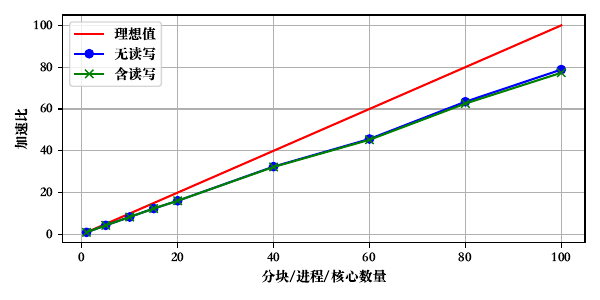

The Python source for this figure:
#!/usr/bin/env python3

import numpy as np
from matplotlib import pyplot as plt
plt.rcParams['font.sans-serif'] = ['Songti SC']

def S(seconds):
  return seconds[0] / seconds

def E(seconds, n_cores):
  return S(seconds) / n_cores

if __name__ == '__main__':
  n_cores = np.array([1, 5, 10, 15, 20, 40, 60, 80, 100])
  t100 = np.array([10511.297738, 2389.249447, 1246.371857, 839.553684, 645.736730, 325.268503, 222.890379, 168.861584, 137.786587])
  t399 = np.array([42466.453084, 9740.134833, 5086.617883, 3420.170796, 2632.321415, 1310.721133, 923.043398, 672.438984, 543.080835])
  t400 = np.array([42593.014062, 9769.956506, 5101.952423, 3430.747661, 2640.571249, 1319.734141, 931.753585, 681.444736, 552.682058])

  plt.figure(figsize=(6,3))
  plt.grid()
  plt.xlabel('分块/进程/核心数量')
  plt.ylabel('加速比')
  plt.plot(n_cores, n_cores, 'r-', label='理想值')
  plt.plot(n_cores, S(t399 - t100), 'bo-', label='无读写')
  plt.plot(n_cores, S(t400 - t100), 'gx-', label='含读写')
  plt.legend()
  plt.tight_layout()
  # plt.show()
  plt.savefig('./speedup.pdf')

  plt.figure(figsize=(6,3))
  plt.grid()
  plt.xlabel('分块/进程/核心数量')
  plt.ylabel('并行效率 (%)')
  plt.plot(n_cores, E(t399 - t100, n_cores) * 100, 'bo-', label='无读写')
  plt.plot(n_cores, E(t400 - t100, n_cores) * 100, 'gx-', label='含读写')
  plt.legend()
  plt.tight_layout()
  # plt.show()
  plt.savefig('./efficiency.pdf')
